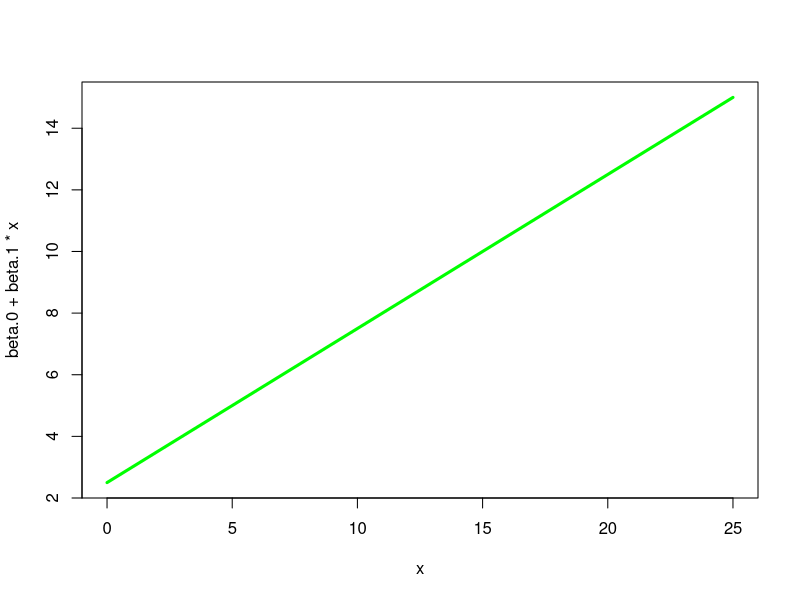
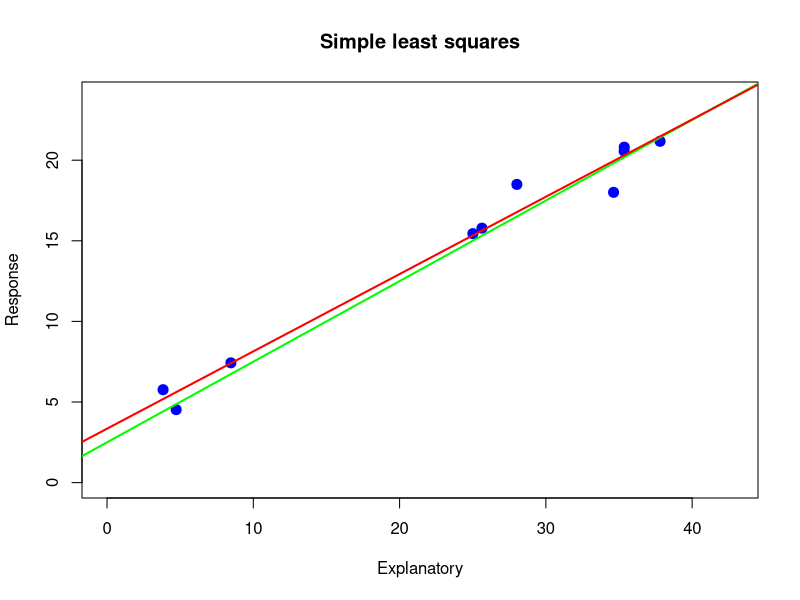
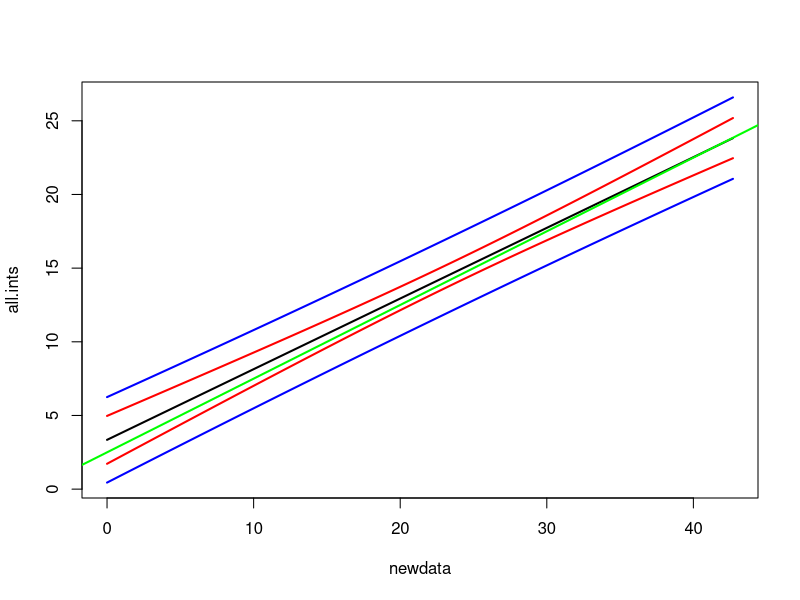

Here is the R script that generated these plots, in order:
### theoretical parameter values
beta.0<-2.5  
beta.1<-0.5
curve(beta.0+beta.1*x, 0, 25, lwd=3, col="green")

#### std. dev of all errors is the same sigma
sigma<-1      

lambda<-1/25
domain<-rexp(1,lambda)
domain

sample.size<-10

x.coords<-runif(sample.size, min=0, max=domain)
x.coords

errors<-rnorm(sample.size,mean=0,sd=sigma)
errors

y.coords<-beta.0 + beta.1*x.coords+errors
y.coords

plot(x.coords,y.coords, cex=2, pch=20, 
     col="blue", 
     main="Simple least squares", 
     ylab="Response", xlab="Explanatory", 
     xlim=c(0, domain), ylim=c(0,beta.1*domain+beta.0))

abline(beta.0,beta.1, lwd=2, col="green")
abline(lm(y.coords ~ x.coords), lwd=2, col="red")

reg<-lm(y.coords ~ x.coords)
reg

reg.all<-summary(reg)
reg.all

###################################### How to predict? ##############

newdata<-data.frame(x.coords=seq(0,domain,0.1))

conf<-predict(reg,newdata,interval="confidence")
pred<-predict(reg,newdata,interval="prediction")
all.ints<-cbind(conf,pred[,-1])

matplot(newdata,all.ints, type="l", lty=1, lwd=2, col=c("black", "red", "red","blue","blue"))
abline(beta.0,beta.1, lwd=2, col="green")

